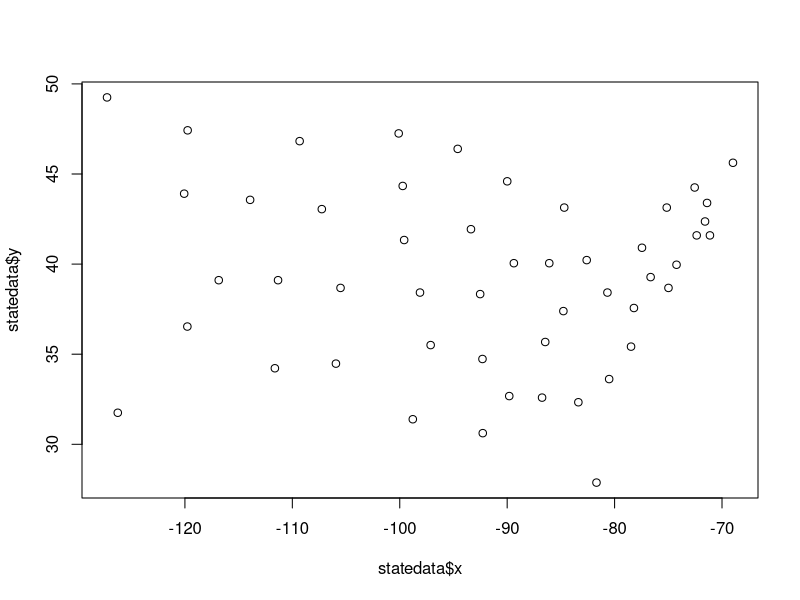
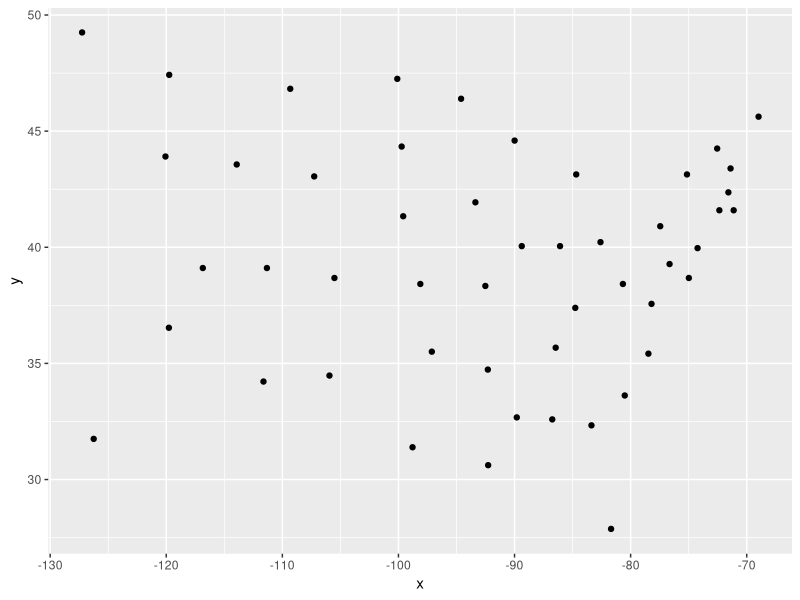
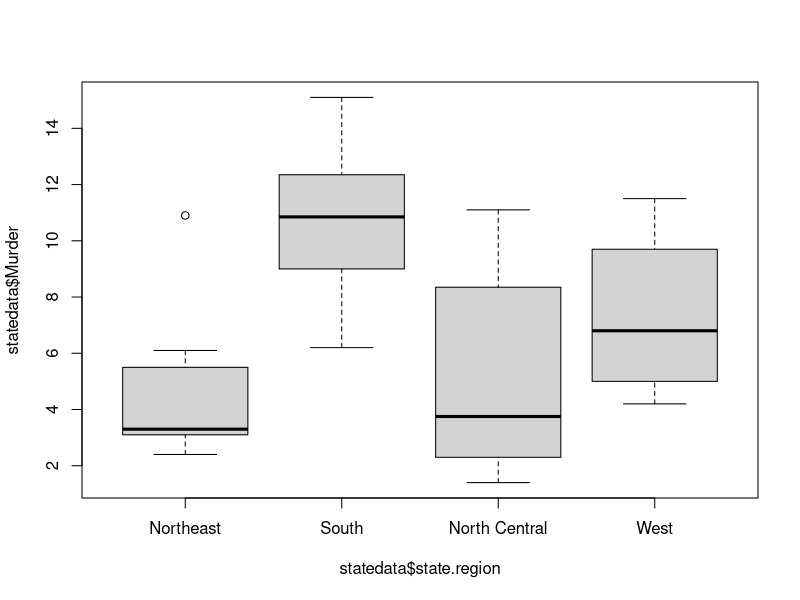
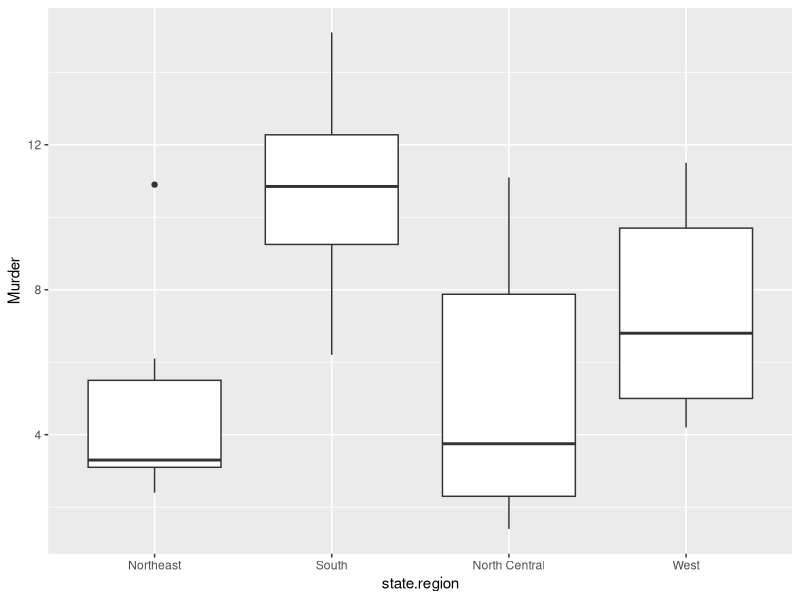
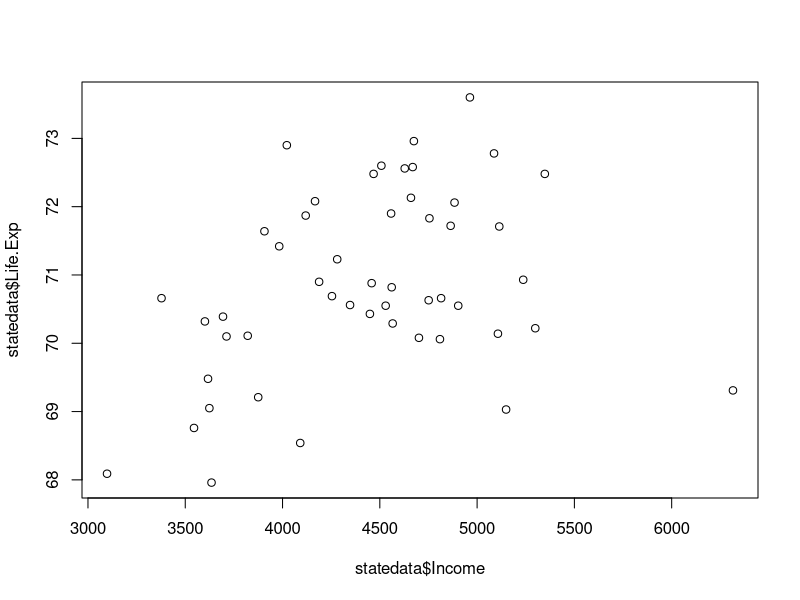

Recreate these plots in R, in order.
data(state)

statedata <- cbind(data.frame(state.x77), state.abb, state.area, state.center, state.division, state.name, state.region)
str(statedata)

library(ggplot2)

plot(statedata$x, statedata$y)
ggplot(aes(x = x, y = y), data = statedata) +
  geom_point()

tapply(statedata$HS.Grad, statedata$state.region, mean)

boxplot(statedata$Murder ~ statedata$state.region)
ggplot(aes(x = state.region, y = Murder), data = statedata) +
  geom_boxplot()

outlier <- max(subset(statedata, state.region == "Northeast")$Murder)
subset(statedata, Murder == outlier)

model1 <- lm(Life.Exp ~ Population + Income + Illiteracy + Murder + HS.Grad + Frost + Area, data = statedata)
summary(model1)

plot(statedata$Income, statedata$Life.Exp)

model2 <- lm(Life.Exp ~ Population + Income + Illiteracy + Murder + HS.Grad + Frost, data = statedata)
summary(model2)

model3 <- lm(Life.Exp ~ Population + Income + Murder + HS.Grad + Frost, data = statedata)
summary(model3)

model4 <- lm(Life.Exp ~ Population + Murder + HS.Grad + Frost, data = statedata)
summary(model4)

sort(predict(model4))
statedata$state.abb[which.min(statedata$Life.Exp)]

sort(predict(model4))
statedata$state.abb[which.max(statedata$Life.Exp)]

sort(predict(model4) - statedata$Life.Exp)
sort(abs(model4$residuals))
